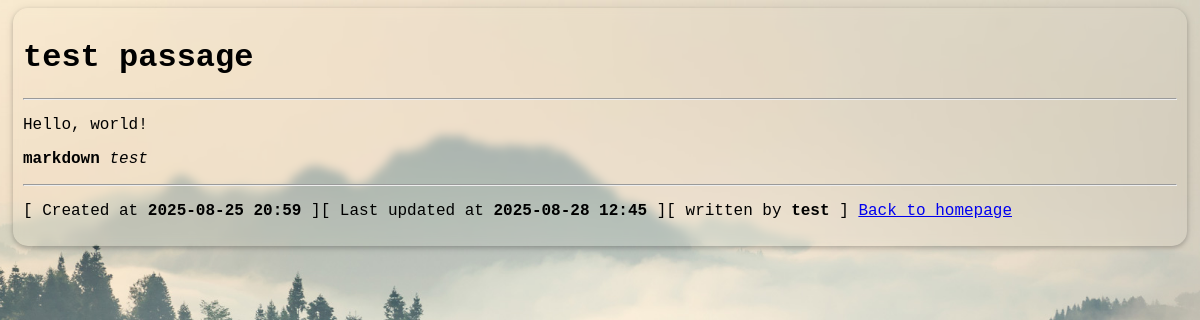
Screenshot of /passage/detail/9/ with the database file from the repository.
### passagesharer/models.py (models this page shows, shortened)
class Passage(models.Model):
    title = models.CharField(max_length=200)
    content = models.TextField()
    author = models.ForeignKey(
        settings.AUTH_USER_MODEL,
        on_delete=models.CASCADE,
        related_name='passages'
    )
    created_at = models.DateTimeField(auto_now_add=True)
    last_updated_at = models.DateTimeField(auto_now=True)

### passagesharer/views.py (the view)
# urls.py: path('passage/detail/<int:passage_id>/', views.detail, name='detail'),
def detail(request: HttpRequest, passage_id: int) -> HttpResponse:
    try:
        passage = Passage.objects.get(pk=passage_id)  # Fetch the specific passage by ID
    except Passage.DoesNotExist:
        return render(request, 'homepage/404.html', status=404, context={"current_path": request.path})
    import markdown
    passage_content_html = markdown.markdown(passage.content)
    return render(request, 'homepage/detail.html', {'passage': passage, 'passage_content_html': passage_content_html})

### passagesharer/templates/homepage/detail.html (shortened to what this page needs)
{% load static %}
<!DOCTYPE html>
<html lang="en">
<head>
    <link rel="stylesheet" href="{% static 'global/css/style.css' %}">
</head>
<body>
    <div class="main">
        <h1>{{ passage.title }}</h1>
        <hr>
        <div>{{ passage_content_html|safe }}</div>
        <hr>
        <p>[ Created at <b>{{ passage.created_at|date:'Y-m-d H:i' }}</b> ][ Last updated at <b>{{ passage.last_updated_at|date:'Y-m-d H:i' }}</b> ][ written by <b>{{ passage.author.username }}</b> ] <a href="{% url 'index' %}">Back to homepage</a></p>
    </div>
</body>
</html>

### passagesharer/static/global/css/style.css (style rules this page uses)
* { font-family: 'Courier New', Courier, monospace; }
body { background: #a8ff78; background-image: url('/static/global/image/wallpaper_day.jpg'); background-attachment: fixed; background-position: center; background-repeat: no-repeat; background-size: cover; }
div.main { background-color: rgba(0, 0, 0, 0); backdrop-filter: blur(5px); -webkit-backdrop-filter: blur(5px); margin: 5px; padding: 10px; border-radius: 15px; box-shadow: 0 2px 5px rgba(0, 0, 0, 0.2), 0 1px 10px rgba(0, 0, 0, 0.1); }

### rows the page displays
Passage: title "test passage", created_at "2025-08-25 20:59", last_updated_at "2025-08-28 12:45", author.username "test"

### other values shown
{{ passage_content_html|safe }} "Hello, world! markdown test"
